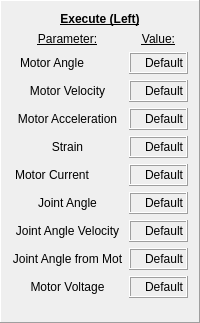
      <widget class="QFrame" name="frame_3">
       <property name="frameShape">
        <enum>QFrame::Panel</enum>
       </property>
       <property name="frameShadow">
        <enum>QFrame::Raised</enum>
       </property>
       <layout class="QVBoxLayout" name="verticalLayout_2">
        <item>
         <widget class="QLabel" name="label_20">
          <property name="text">
           <string>&lt;html&gt;&lt;head/&gt;&lt;body&gt;&lt;p align=&quot;center&quot;&gt;&lt;span style=&quot; font-weight:600; text-decoration: underline;&quot;&gt;Execute (Left)&lt;/span&gt;&lt;/p&gt;&lt;/body&gt;&lt;/html&gt;</string>
          </property>
         </widget>
        </item>
        <item>
         <layout class="QGridLayout" name="gridLayout_2" rowstretch="3,0,0,0,0,0,0,0,0,0">
          <item row="3" column="1">
           <widget class="QLabel" name="disp_mot_acc_0">
            <property name="sizePolicy">
             <sizepolicy hsizetype="Preferred" vsizetype="Preferred">
              <horstretch>0</horstretch>
              <verstretch>0</verstretch>
             </sizepolicy>
            </property>
            <property name="minimumSize">
             <size>
              <width>50</width>
              <height>22</height>
             </size>
            </property>
            <property name="maximumSize">
             <size>
              <width>200</width>
              <height>16777215</height>
             </size>
            </property>
            <property name="baseSize">
             <size>
              <width>50</width>
              <height>0</height>
             </size>
            </property>
            <property name="autoFillBackground">
             <bool>false</bool>
            </property>
            <property name="frameShape">
             <enum>QFrame::Box</enum>
            </property>
            <property name="frameShadow">
             <enum>QFrame::Raised</enum>
            </property>
            <property name="lineWidth">
             <number>1</number>
            </property>
            <property name="text">
             <string>Default</string>
            </property>
            <property name="alignment">
             <set>Qt::AlignRight|Qt::AlignTrailing|Qt::AlignVCenter</set>
            </property>
           </widget>
          </item>
          <item row="3" column="0">
           <widget class="QLabel" name="label_42">
            <property name="sizePolicy">
             <sizepolicy hsizetype="Preferred" vsizetype="Preferred">
              <horstretch>0</horstretch>
              <verstretch>0</verstretch>
             </sizepolicy>
            </property>
            <property name="minimumSize">
             <size>
              <width>80</width>
              <height>0</height>
             </size>
            </property>
            <property name="layoutDirection">
             <enum>Qt::LeftToRight</enum>
            </property>
            <property name="text">
             <string>&lt;html&gt;&lt;head/&gt;&lt;body&gt;&lt;p&gt;Motor Acceleration&lt;/p&gt;&lt;/body&gt;&lt;/html&gt;</string>
            </property>
            <property name="alignment">
             <set>Qt::AlignCenter</set>
            </property>
           </widget>
          </item>
          <item row="2" column="0">
           <widget class="QLabel" name="label_32">
            <property name="sizePolicy">
             <sizepolicy hsizetype="Preferred" vsizetype="Preferred">
              <horstretch>0</horstretch>
              <verstretch>0</verstretch>
             </sizepolicy>
            </property>
            <property name="minimumSize">
             <size>
              <width>80</width>
              <height>0</height>
             </size>
            </property>
            <property name="layoutDirection">
             <enum>Qt::LeftToRight</enum>
            </property>
            <property name="text">
             <string>&lt;html&gt;&lt;head/&gt;&lt;body&gt;&lt;p&gt;Motor Velocity&lt;/p&gt;&lt;/body&gt;&lt;/html&gt;</string>
            </property>
            <property name="alignment">
             <set>Qt::AlignCenter</set>
            </property>
           </widget>
          </item>
          <item row="5" column="0">
           <widget class="QLabel" name="label_29">
            <property name="sizePolicy">
             <sizepolicy hsizetype="Preferred" vsizetype="Preferred">
              <horstretch>0</horstretch>
              <verstretch>0</verstretch>
             </sizepolicy>
            </property>
            <property name="minimumSize">
             <size>
              <width>80</width>
              <height>0</height>
             </size>
            </property>
            <property name="maximumSize">
             <size>
              <width>80</width>
              <height>16777215</height>
             </size>
            </property>
            <property name="layoutDirection">
             <enum>Qt::LeftToRight</enum>
            </property>
            <property name="text">
             <string>&lt;html&gt;&lt;head/&gt;&lt;body&gt;&lt;p&gt;Motor Current&lt;/p&gt;&lt;/body&gt;&lt;/html&gt;</string>
            </property>
            <property name="alignment">
             <set>Qt::AlignCenter</set>
            </property>
           </widget>
          </item>
          <item row="6" column="0">
           <widget class="QLabel" name="label_27">
            <property name="sizePolicy">
             <sizepolicy hsizetype="Preferred" vsizetype="Preferred">
              <horstretch>0</horstretch>
              <verstretch>0</verstretch>
             </sizepolicy>
            </property>
            <property name="minimumSize">
             <size>
              <width>80</width>
              <height>0</height>
             </size>
            </property>
            <property name="maximumSize">
             <size>
              <width>16777215</width>
              <height>16777215</height>
             </size>
            </property>
            <property name="layoutDirection">
             <enum>Qt::LeftToRight</enum>
            </property>
            <property name="text">
             <string>&lt;html&gt;&lt;head/&gt;&lt;body&gt;&lt;p&gt;Joint Angle&lt;/p&gt;&lt;/body&gt;&lt;/html&gt;</string>
            </property>
            <property name="alignment">
             <set>Qt::AlignCenter</set>
            </property>
           </widget>
          </item>
          <item row="6" column="1">
           <widget class="QLabel" name="disp_joint_angle_0">
            <property name="sizePolicy">
             <sizepolicy hsizetype="Preferred" vsizetype="Preferred">
              <horstretch>0</horstretch>
              <verstretch>0</verstretch>
             </sizepolicy>
            </property>
            <property name="minimumSize">
             <size>
              <width>50</width>
              <height>22</height>
             </size>
            </property>
            <property name="maximumSize">
             <size>
              <width>200</width>
              <height>16777215</height>
             </size>
            </property>
            <property name="baseSize">
             <size>
              <width>50</width>
              <height>0</height>
             </size>
            </property>
            <property name="autoFillBackground">
             <bool>false</bool>
            </property>
            <property name="frameShape">
             <enum>QFrame::Box</enum>
            </property>
            <property name="frameShadow">
             <enum>QFrame::Raised</enum>
            </property>
            <property name="lineWidth">
             <number>1</number>
            </property>
            <property name="text">
             <string>Default</string>
            </property>
            <property name="alignment">
             <set>Qt::AlignRight|Qt::AlignTrailing|Qt::AlignVCenter</set>
            </property>
           </widget>
          </item>
          <item row="1" column="0">
           <widget class="QLabel" name="label_31">
            <property name="sizePolicy">
             <sizepolicy hsizetype="Preferred" vsizetype="Preferred">
              <horstretch>0</horstretch>
              <verstretch>0</verstretch>
             </sizepolicy>
            </property>
            <property name="minimumSize">
             <size>
              <width>80</width>
              <height>0</height>
             </size>
            </property>
            <property name="maximumSize">
             <size>
              <width>80</width>
              <height>16777215</height>
             </size>
            </property>
            <property name="layoutDirection">
             <enum>Qt::LeftToRight</enum>
            </property>
            <property name="text">
             <string>&lt;html&gt;&lt;head/&gt;&lt;body&gt;&lt;p&gt;Motor Angle&lt;/p&gt;&lt;/body&gt;&lt;/html&gt;</string>
            </property>
            <property name="alignment">
             <set>Qt::AlignCenter</set>
            </property>
           </widget>
          </item>
          <item row="5" column="1">
           <widget class="QLabel" name="disp_current_mot_0">
            <property name="sizePolicy">
             <sizepolicy hsizetype="Preferred" vsizetype="Preferred">
              <horstretch>0</horstretch>
              <verstretch>0</verstretch>
             </sizepolicy>
            </property>
            <property name="minimumSize">
             <size>
              <width>50</width>
              <height>22</height>
             </size>
            </property>
            <property name="maximumSize">
             <size>
              <width>200</width>
              <height>16777215</height>
             </size>
            </property>
            <property name="baseSize">
             <size>
              <width>50</width>
              <height>0</height>
             </size>
            </property>
            <property name="autoFillBackground">
             <bool>false</bool>
            </property>
            <property name="frameShape">
             <enum>QFrame::Box</enum>
            </property>
            <property name="frameShadow">
             <enum>QFrame::Raised</enum>
            </property>
            <property name="lineWidth">
             <number>1</number>
            </property>
            <property name="text">
             <string>Default</string>
            </property>
            <property name="alignment">
             <set>Qt::AlignRight|Qt::AlignTrailing|Qt::AlignVCenter</set>
            </property>
           </widget>
          </item>
          <item row="1" column="1">
           <widget class="QLabel" name="disp_mot_ang_0">
            <property name="sizePolicy">
             <sizepolicy hsizetype="Preferred" vsizetype="Preferred">
              <horstretch>0</horstretch>
              <verstretch>0</verstretch>
             </sizepolicy>
            </property>
            <property name="minimumSize">
             <size>
              <width>50</width>
              <height>22</height>
             </size>
            </property>
            <property name="maximumSize">
             <size>
              <width>200</width>
              <height>16777215</height>
             </size>
            </property>
            <property name="baseSize">
             <size>
              <width>50</width>
              <height>0</height>
             </size>
            </property>
            <property name="autoFillBackground">
             <bool>false</bool>
            </property>
            <property name="frameShape">
             <enum>QFrame::Box</enum>
            </property>
            <property name="frameShadow">
             <enum>QFrame::Raised</enum>
            </property>
            <property name="lineWidth">
             <number>1</number>
            </property>
            <property name="text">
             <string>Default</string>
            </property>
            <property name="alignment">
             <set>Qt::AlignRight|Qt::AlignTrailing|Qt::AlignVCenter</set>
            </property>
           </widget>
          </item>
          <item row="0" column="1">
           <widget class="QLabel" name="label_41">
            <property name="sizePolicy">
             <sizepolicy hsizetype="Preferred" vsizetype="Preferred">
              <horstretch>0</horstretch>
              <verstretch>0</verstretch>
             </sizepolicy>
            </property>
            <property name="minimumSize">
             <size>
              <width>50</width>
              <height>0</height>
             </size>
            </property>
            <property name="text">
             <string>&lt;html&gt;&lt;head/&gt;&lt;body&gt;&lt;p&gt;&lt;span style=&quot; text-decoration: underline;&quot;&gt;Value:&lt;/span&gt;&lt;/p&gt;&lt;/body&gt;&lt;/html&gt;</string>
            </property>
            <property name="alignment">
             <set>Qt::AlignCenter</set>
            </property>
           </widget>
          </item>
          <item row="4" column="1">
           <widget class="QLabel" name="disp_strain_0">
            <property name="sizePolicy">
             <sizepolicy hsizetype="Preferred" vsizetype="Preferred">
              <horstretch>0</horstretch>
              <verstretch>0</verstretch>
             </sizepolicy>
            </property>
            <property name="minimumSize">
             <size>
              <width>50</width>
              <height>22</height>
             </size>
            </property>
            <property name="maximumSize">
             <size>
              <width>200</width>
              <height>16777215</height>
             </size>
            </property>
            <property name="baseSize">
             <size>
              <width>50</width>
              <height>0</height>
             </size>
            </property>
            <property name="autoFillBackground">
             <bool>false</bool>
            </property>
            <property name="frameShape">
             <enum>QFrame::Box</enum>
            </property>
            <property name="frameShadow">
             <enum>QFrame::Raised</enum>
            </property>
            <property name="lineWidth">
             <number>1</number>
            </property>
            <property name="text">
             <string>Default</string>
            </property>
            <property name="alignment">
             <set>Qt::AlignRight|Qt::AlignTrailing|Qt::AlignVCenter</set>
            </property>
           </widget>
          </item>
          <item row="2" column="1">
           <widget class="QLabel" name="disp_mot_vel_0">
            <property name="sizePolicy">
             <sizepolicy hsizetype="Preferred" vsizetype="Preferred">
              <horstretch>0</horstretch>
              <verstretch>0</verstretch>
             </sizepolicy>
            </property>
            <property name="minimumSize">
             <size>
              <width>50</width>
              <height>22</height>
             </size>
            </property>
            <property name="maximumSize">
             <size>
              <width>200</width>
              <height>16777215</height>
             </size>
            </property>
            <property name="baseSize">
             <size>
              <width>50</width>
              <height>0</height>
             </size>
            </property>
            <property name="autoFillBackground">
             <bool>false</bool>
            </property>
            <property name="frameShape">
             <enum>QFrame::Box</enum>
            </property>
            <property name="frameShadow">
             <enum>QFrame::Raised</enum>
            </property>
            <property name="lineWidth">
             <number>1</number>
            </property>
            <property name="text">
             <string>Default</string>
            </property>
            <property name="alignment">
             <set>Qt::AlignRight|Qt::AlignTrailing|Qt::AlignVCenter</set>
            </property>
           </widget>
          </item>
          <item row="4" column="0">
           <widget class="QLabel" name="label_23">
            <property name="sizePolicy">
             <sizepolicy hsizetype="Preferred" vsizetype="Preferred">
              <horstretch>0</horstretch>
              <verstretch>0</verstretch>
             </sizepolicy>
            </property>
            <property name="minimumSize">
             <size>
              <width>80</width>
              <height>0</height>
             </size>
            </property>
            <property name="layoutDirection">
             <enum>Qt::LeftToRight</enum>
            </property>
            <property name="text">
             <string>&lt;html&gt;&lt;head/&gt;&lt;body&gt;&lt;p&gt;Strain&lt;/p&gt;&lt;/body&gt;&lt;/html&gt;</string>
            </property>
            <property name="alignment">
             <set>Qt::AlignCenter</set>
            </property>
           </widget>
          </item>
          <item row="9" column="0">
           <widget class="QLabel" name="label_44">
            <property name="sizePolicy">
             <sizepolicy hsizetype="Preferred" vsizetype="Preferred">
              <horstretch>0</horstretch>
              <verstretch>0</verstretch>
             </sizepolicy>
            </property>
            <property name="minimumSize">
             <size>
              <width>80</width>
              <height>0</height>
             </size>
            </property>
            <property name="layoutDirection">
             <enum>Qt::LeftToRight</enum>
            </property>
            <property name="text">
             <string>Motor Voltage</string>
            </property>
            <property name="alignment">
             <set>Qt::AlignCenter</set>
            </property>
           </widget>
          </item>
          <item row="0" column="0">
           <widget class="QLabel" name="label_38">
            <property name="sizePolicy">
             <sizepolicy hsizetype="Preferred" vsizetype="Preferred">
              <horstretch>0</horstretch>
              <verstretch>0</verstretch>
             </sizepolicy>
            </property>
            <property name="text">
             <string>&lt;html&gt;&lt;head/&gt;&lt;body&gt;&lt;p align=&quot;center&quot;&gt;&lt;span style=&quot; text-decoration: underline;&quot;&gt;Parameter:&lt;/span&gt;&lt;/p&gt;&lt;/body&gt;&lt;/html&gt;</string>
            </property>
           </widget>
          </item>
          <item row="9" column="1">
           <widget class="QLabel" name="disp_mot_volt_0">
            <property name="sizePolicy">
             <sizepolicy hsizetype="Preferred" vsizetype="Preferred">
              <horstretch>0</horstretch>
              <verstretch>0</verstretch>
             </sizepolicy>
            </property>
            <property name="minimumSize">
             <size>
              <width>50</width>
              <height>22</height>
             </size>
            </property>
            <property name="maximumSize">
             <size>
              <width>200</width>
              <height>16777215</height>
             </size>
            </property>
            <property name="baseSize">
             <size>
              <width>50</width>
              <height>0</height>
             </size>
            </property>
            <property name="autoFillBackground">
             <bool>false</bool>
            </property>
            <property name="frameShape">
             <enum>QFrame::Box</enum>
            </property>
            <property name="frameShadow">
             <enum>QFrame::Raised</enum>
            </property>
            <property name="lineWidth">
             <number>1</number>
            </property>
            <property name="text">
             <string>Default</string>
            </property>
            <property name="alignment">
             <set>Qt::AlignRight|Qt::AlignTrailing|Qt::AlignVCenter</set>
            </property>
           </widget>
          </item>
          <item row="7" column="1">
           <widget class="QLabel" name="disp_joint_angle_vel_0">
            <property name="sizePolicy">
             <sizepolicy hsizetype="Preferred" vsizetype="Preferred">
              <horstretch>0</horstretch>
              <verstretch>0</verstretch>
             </sizepolicy>
            </property>
            <property name="minimumSize">
             <size>
              <width>50</width>
              <height>22</height>
             </size>
            </property>
            <property name="maximumSize">
             <size>
              <width>200</width>
              <height>16777215</height>
             </size>
            </property>
            <property name="baseSize">
             <size>
              <width>50</width>
              <height>0</height>
             </size>
            </property>
            <property name="autoFillBackground">
             <bool>false</bool>
            </property>
            <property name="frameShape">
             <enum>QFrame::Box</enum>
            </property>
            <property name="frameShadow">
             <enum>QFrame::Raised</enum>
            </property>
            <property name="lineWidth">
             <number>1</number>
            </property>
            <property name="text">
             <string>Default</string>
            </property>
            <property name="alignment">
             <set>Qt::AlignRight|Qt::AlignTrailing|Qt::AlignVCenter</set>
            </property>
           </widget>
          </item>
          <item row="7" column="0">
           <widget class="QLabel" name="label_48">
            <property name="sizePolicy">
             <sizepolicy hsizetype="Preferred" vsizetype="Preferred">
              <horstretch>0</horstretch>
              <verstretch>0</verstretch>
             </sizepolicy>
            </property>
            <property name="minimumSize">
             <size>
              <width>80</width>
              <height>0</height>
             </size>
            </property>
            <property name="maximumSize">
             <size>
              <width>16777215</width>
              <height>16777215</height>
             </size>
            </property>
            <property name="layoutDirection">
             <enum>Qt::LeftToRight</enum>
            </property>
            <property name="text">
             <string>&lt;html&gt;&lt;head/&gt;&lt;body&gt;&lt;p&gt;Joint Angle Velocity&lt;/p&gt;&lt;/body&gt;&lt;/html&gt;</string>
            </property>
            <property name="alignment">
             <set>Qt::AlignCenter</set>
            </property>
           </widget>
          </item>
          <item row="8" column="0">
           <widget class="QLabel" name="label_49">
            <property name="sizePolicy">
             <sizepolicy hsizetype="Preferred" vsizetype="Preferred">
              <horstretch>0</horstretch>
              <verstretch>0</verstretch>
             </sizepolicy>
            </property>
            <property name="minimumSize">
             <size>
              <width>100</width>
              <height>0</height>
             </size>
            </property>
            <property name="maximumSize">
             <size>
              <width>16777215</width>
              <height>16777215</height>
             </size>
            </property>
            <property name="layoutDirection">
             <enum>Qt::LeftToRight</enum>
            </property>
            <property name="text">
             <string>&lt;html&gt;&lt;head/&gt;&lt;body&gt;&lt;p&gt;Joint Angle from Mot&lt;/p&gt;&lt;/body&gt;&lt;/html&gt;</string>
            </property>
            <property name="alignment">
             <set>Qt::AlignCenter</set>
            </property>
           </widget>
          </item>
          <item row="8" column="1">
           <widget class="QLabel" name="disp_joint_angle_from_mot_0">
            <property name="sizePolicy">
             <sizepolicy hsizetype="Preferred" vsizetype="Preferred">
              <horstretch>0</horstretch>
              <verstretch>0</verstretch>
             </sizepolicy>
            </property>
            <property name="minimumSize">
             <size>
              <width>50</width>
              <height>22</height>
             </size>
            </property>
            <property name="maximumSize">
             <size>
              <width>200</width>
              <height>16777215</height>
             </size>
            </property>
            <property name="baseSize">
             <size>
              <width>50</width>
              <height>0</height>
             </size>
            </property>
            <property name="autoFillBackground">
             <bool>false</bool>
            </property>
            <property name="frameShape">
             <enum>QFrame::Box</enum>
            </property>
            <property name="frameShadow">
             <enum>QFrame::Raised</enum>
            </property>
            <property name="lineWidth">
             <number>1</number>
            </property>
            <property name="text">
             <string>Default</string>
            </property>
            <property name="alignment">
             <set>Qt::AlignRight|Qt::AlignTrailing|Qt::AlignVCenter</set>
            </property>
           </widget>
          </item>
         </layout>
        </item>
        <item>
         <spacer name="verticalSpacer_3">
          <property name="orientation">
           <enum>Qt::Vertical</enum>
          </property>
          <property name="sizeHint" stdset="0">
           <size>
            <width>20</width>
            <height>13</height>
           </size>
          </property>
         </spacer>
        </item>
       </layout>
      </widget>
